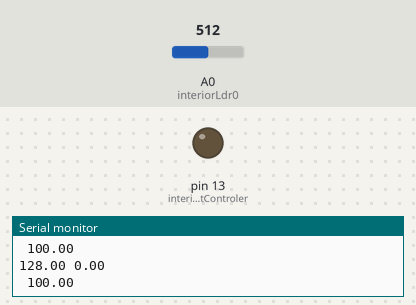
Bench run of a sketch on a simulated Arduino Uno, built with avr-gcc and run on an emulated ATmega328P. Parts: output pins drawn as LEDs (lit = HIGH), the last lines printed to the serial monitor. The test bench sets the inputs (shaded band); at power-on: A0 (interiorLdr0) = 512.

Above: at 1.2 s.
1.3 s: A0 (interiorLdr0) set to 635
4.3 s: A0 (interiorLdr0) set to 643
At 5.9 s:
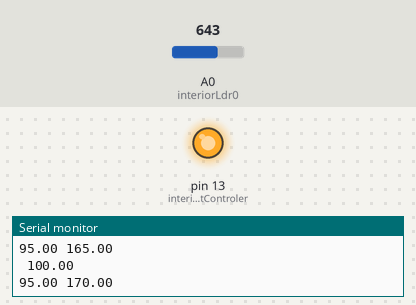
6.5 s: A0 (interiorLdr0) set to 628
9.5 s: A0 (interiorLdr0) set to 614
12.5 s: A0 (interiorLdr0) set to 716
At 13.3 s:
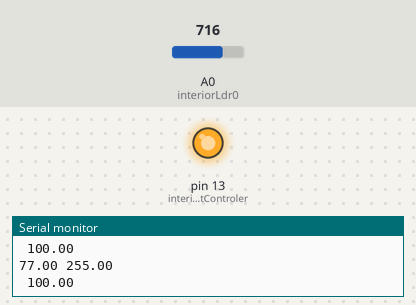
Timing chart, 0 to 15.0 s (numbered marks = the images above; inputs shaded):
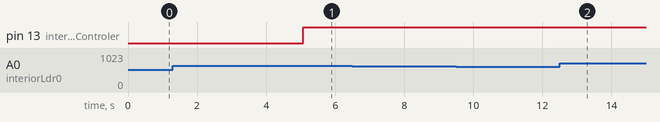

The sketch:

lightControlling-ver2.ino
```cpp
/**

   this set to work


*/

#include <PID_v1.h>

const float epsilon = 0.01;
const float dt = 0.01;
const float MAX = 255;
const float MIN = 0;

//const float Kp = 0.1;
//const float Kd = 0.01;
//const float Ki = 0.005;

const float Kp = 0;
const float Kd = 0;
const float Ki = 10;

//static float per_error = 0;
//static float integral = 0;
//

const int interiorLdr0 = A0;

const int interiorLightControler = 13;

//***********************************************/
double Setpoint , Input, Output;

//double aggKp = 4, aggKi = 0.2, aggKd = 1;
//double consKp = 1, consKi = 0.05, consKd = 0.25;

//**********************************************/

PID myPID(&Input, &Output, &Setpoint, Kp, Ki, Kd, DIRECT);

//void pidLigthController();

void setup() {

  Serial.begin(9600);
  //  Input = analogRead(interiorLdr0);
  Setpoint = 100;
  myPID.SetMode(AUTOMATIC);
  myPID.SetTunings(Kp, Ki, Kd);

}

void loop() {

  Input = map(analogRead(interiorLdr0), 0, 1024, 255, 0);

  myPID.Compute();
  analogWrite(interiorLightControler, Output);

  Serial.print(Input);
  Serial.print(" ");
  Serial.println(Output);
  Serial.print(" ");
  Serial.println(Setpoint);
  delay(100);


  //  pidLigthController();
  //  delay(1000);

  //  double gap = abs(Setpoint - Input);
  //
  //  if (gap < 10) {
  //
  //  } else if (gap > 10) {
  //
  //  } else {
  //
  //  }

}

//float pidLigthController(int setpoint, int actual_position) {
//
//  //  double gap = abs(Setpoint - Input);
//  //
//  //  if (gap < 10) {
//  //    myPID.SetTunings(consKp, consKi, consKd);
//  //  } else {
//  //    myPID.SetTunings(aggKp, aggKi, aggKd);
//  //  }
//  //
//  //  myPID.Compute();
//  //  Serial.println((255 - Output));
//  //  analogWrite(interiorLightControler, (255 - Output));
//
//
//
//  float error = 0;
//  float derivative = 0;
//  float output = 0;
//
//  error = setpoint - actual_position;
//  float error_abs = abs(error);
//
//  if (error_abs > epsilon) {
//    integral = integral + error * dt;
//  }
//
//  derivative = (error - per_error) / dt;
//
//  output = (Kp * error) + (Ki * integral) + (Kd * derivative);
//
//  if (output > MAX) {
//
//    putput = MAX;
//
//  } else if (output < MIN) {
//
//    output = MIN;
//
//  }
//
//  per_error = error;
//
//  return output;
//
//
//}
```

Measured:
- the behaviour switches between 642 and 643 on A0 (interiorLdr0) (found by bisection; images 0 and 1)
- after the input at 4.3 s, pin 13 (interiorLightControler): LOW → HIGH after 0.78 s instead of 1.3 s
- after the input at 12.5 s, pin 13 (interiorLightControler): stays HIGH (without the input it goes to LOW after 0.30 s)
